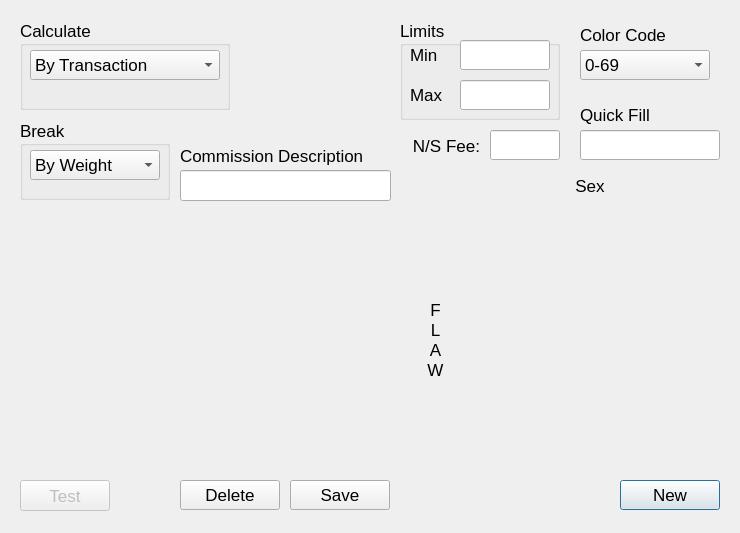
<?xml version="1.0" encoding="UTF-8"?>
<ui version="4.0">
 <class>CommissionDialog</class>
 <widget class="QDialog" name="CommissionDialog">
  <property name="windowModality">
   <enum>Qt::ApplicationModal</enum>
  </property>
  <property name="geometry">
   <rect>
    <x>0</x>
    <y>0</y>
    <width>740</width>
    <height>533</height>
   </rect>
  </property>
  <property name="font">
   <font>
    <pointsize>13</pointsize>
   </font>
  </property>
  <property name="mouseTracking">
   <bool>false</bool>
  </property>
  <property name="windowTitle">
   <string>Commission Edit</string>
  </property>
  <widget class="QPushButton" name="commResetButt">
   <property name="geometry">
    <rect>
     <x>620</x>
     <y>480</y>
     <width>100</width>
     <height>30</height>
    </rect>
   </property>
   <property name="text">
    <string>New</string>
   </property>
  </widget>
  <widget class="QPushButton" name="commDelButt">
   <property name="geometry">
    <rect>
     <x>180</x>
     <y>480</y>
     <width>100</width>
     <height>30</height>
    </rect>
   </property>
   <property name="text">
    <string>Delete</string>
   </property>
  </widget>
  <widget class="QLineEdit" name="noSaleEdit">
   <property name="geometry">
    <rect>
     <x>490</x>
     <y>130</y>
     <width>70</width>
     <height>30</height>
    </rect>
   </property>
  </widget>
  <widget class="Q3GroupBox" name="limitBox">
   <property name="geometry">
    <rect>
     <x>400</x>
     <y>20</y>
     <width>160</width>
     <height>100</height>
    </rect>
   </property>
   <property name="title">
    <string>Limits</string>
   </property>
   <widget class="QLineEdit" name="minEdit">
    <property name="geometry">
     <rect>
      <x>60</x>
      <y>20</y>
      <width>90</width>
      <height>30</height>
     </rect>
    </property>
   </widget>
   <widget class="QLabel" name="textLabel1_3_2_2_4">
    <property name="geometry">
     <rect>
      <x>10</x>
      <y>20</y>
      <width>50</width>
      <height>30</height>
     </rect>
    </property>
    <property name="text">
     <string>Min</string>
    </property>
    <property name="wordWrap">
     <bool>false</bool>
    </property>
   </widget>
   <widget class="QLabel" name="textLabel1_3_2_2_4_2">
    <property name="geometry">
     <rect>
      <x>10</x>
      <y>60</y>
      <width>50</width>
      <height>30</height>
     </rect>
    </property>
    <property name="text">
     <string>Max</string>
    </property>
    <property name="wordWrap">
     <bool>false</bool>
    </property>
   </widget>
   <widget class="QLineEdit" name="maxEdit">
    <property name="geometry">
     <rect>
      <x>60</x>
      <y>60</y>
      <width>90</width>
      <height>30</height>
     </rect>
    </property>
   </widget>
  </widget>
  <widget class="QLabel" name="textLabel1_3_2_2_3">
   <property name="geometry">
    <rect>
     <x>580</x>
     <y>100</y>
     <width>140</width>
     <height>30</height>
    </rect>
   </property>
   <property name="text">
    <string>Quick Fill</string>
   </property>
   <property name="wordWrap">
    <bool>false</bool>
   </property>
  </widget>
  <widget class="QLabel" name="textLabel1">
   <property name="geometry">
    <rect>
     <x>580</x>
     <y>20</y>
     <width>130</width>
     <height>30</height>
    </rect>
   </property>
   <property name="text">
    <string>Color Code</string>
   </property>
   <property name="wordWrap">
    <bool>false</bool>
   </property>
  </widget>
  <widget class="QLineEdit" name="codeRelLineEdit">
   <property name="geometry">
    <rect>
     <x>580</x>
     <y>130</y>
     <width>140</width>
     <height>30</height>
    </rect>
   </property>
  </widget>
  <widget class="Q3GroupBox" name="groupBox3">
   <property name="geometry">
    <rect>
     <x>20</x>
     <y>20</y>
     <width>210</width>
     <height>90</height>
    </rect>
   </property>
   <property name="title">
    <string>Calculate</string>
   </property>
   <widget class="QComboBox" name="calculationMode">
    <property name="geometry">
     <rect>
      <x>10</x>
      <y>30</y>
      <width>190</width>
      <height>30</height>
     </rect>
    </property>
    <item>
     <property name="text">
      <string>By Transaction</string>
     </property>
    </item>
    <item>
     <property name="text">
      <string>By Invoice</string>
     </property>
    </item>
   </widget>
  </widget>
  <widget class="QPushButton" name="commSaveButt">
   <property name="geometry">
    <rect>
     <x>290</x>
     <y>480</y>
     <width>100</width>
     <height>30</height>
    </rect>
   </property>
   <property name="text">
    <string>Save</string>
   </property>
  </widget>
  <widget class="QComboBox" name="colorComboBox">
   <property name="geometry">
    <rect>
     <x>580</x>
     <y>50</y>
     <width>130</width>
     <height>30</height>
    </rect>
   </property>
   <item>
    <property name="text">
     <string>0-69</string>
    </property>
   </item>
   <item>
    <property name="text">
     <string>70-79</string>
    </property>
   </item>
   <item>
    <property name="text">
     <string>80-89</string>
    </property>
   </item>
   <item>
    <property name="text">
     <string>90-99</string>
    </property>
   </item>
  </widget>
  <widget class="QLabel" name="messageArea">
   <property name="geometry">
    <rect>
     <x>460</x>
     <y>480</y>
     <width>151</width>
     <height>31</height>
    </rect>
   </property>
   <property name="text">
    <string/>
   </property>
   <property name="wordWrap">
    <bool>false</bool>
   </property>
  </widget>
  <widget class="QLabel" name="textLabel1_3_2">
   <property name="geometry">
    <rect>
     <x>460</x>
     <y>170</y>
     <width>260</width>
     <height>31</height>
    </rect>
   </property>
   <property name="text">
    <string>Sex</string>
   </property>
   <property name="alignment">
    <set>Qt::AlignCenter</set>
   </property>
   <property name="wordWrap">
    <bool>false</bool>
   </property>
  </widget>
  <widget class="QLabel" name="textLabel1_3_2_3">
   <property name="geometry">
    <rect>
     <x>420</x>
     <y>210</y>
     <width>31</width>
     <height>260</height>
    </rect>
   </property>
   <property name="text">
    <string>F&lt;BR&gt;L&lt;BR&gt;A&lt;BR&gt;W</string>
   </property>
   <property name="alignment">
    <set>Qt::AlignCenter</set>
   </property>
   <property name="wordWrap">
    <bool>true</bool>
   </property>
  </widget>
  <widget class="Q3Table" name="codeTable">
   <property name="geometry">
    <rect>
     <x>460</x>
     <y>210</y>
     <width>260</width>
     <height>260</height>
    </rect>
   </property>
   <property name="mouseTracking">
    <bool>false</bool>
   </property>
   <property name="focusPolicy">
    <enum>Qt::NoFocus</enum>
   </property>
   <property name="frameShadow">
    <enum>QFrame::Raised</enum>
   </property>
   <property name="resizePolicy">
    <enum>Q3ScrollView::Manual</enum>
   </property>
   <property name="numRows">
    <number>10</number>
   </property>
   <property name="numCols">
    <number>10</number>
   </property>
   <property name="selectionMode">
    <enum>Q3Table::NoSelection</enum>
   </property>
   <property name="focusStyle">
    <enum>Q3Table::FollowStyle</enum>
   </property>
   <row>
    <property name="text">
     <string>0</string>
    </property>
   </row>
   <row>
    <property name="text">
     <string>1</string>
    </property>
   </row>
   <row>
    <property name="text">
     <string>2</string>
    </property>
   </row>
   <row>
    <property name="text">
     <string>3</string>
    </property>
   </row>
   <row>
    <property name="text">
     <string>4</string>
    </property>
   </row>
   <row>
    <property name="text">
     <string>5</string>
    </property>
   </row>
   <row>
    <property name="text">
     <string>6</string>
    </property>
   </row>
   <row>
    <property name="text">
     <string>7</string>
    </property>
   </row>
   <row>
    <property name="text">
     <string>8</string>
    </property>
   </row>
   <row>
    <property name="text">
     <string>9</string>
    </property>
   </row>
   <column>
    <property name="text">
     <string>0</string>
    </property>
   </column>
   <column>
    <property name="text">
     <string>1</string>
    </property>
   </column>
   <column>
    <property name="text">
     <string>2</string>
    </property>
   </column>
   <column>
    <property name="text">
     <string>3</string>
    </property>
   </column>
   <column>
    <property name="text">
     <string>4</string>
    </property>
   </column>
   <column>
    <property name="text">
     <string>5</string>
    </property>
   </column>
   <column>
    <property name="text">
     <string>6</string>
    </property>
   </column>
   <column>
    <property name="text">
     <string>7</string>
    </property>
   </column>
   <column>
    <property name="text">
     <string>8</string>
    </property>
   </column>
   <column>
    <property name="text">
     <string>9</string>
    </property>
   </column>
  </widget>
  <widget class="QLabel" name="textLabel1_3">
   <property name="geometry">
    <rect>
     <x>400</x>
     <y>130</y>
     <width>80</width>
     <height>31</height>
    </rect>
   </property>
   <property name="text">
    <string>N/S Fee:</string>
   </property>
   <property name="alignment">
    <set>Qt::AlignRight|Qt::AlignTrailing|Qt::AlignVCenter</set>
   </property>
   <property name="wordWrap">
    <bool>false</bool>
   </property>
  </widget>
  <widget class="QLabel" name="textLabel1_2">
   <property name="geometry">
    <rect>
     <x>180</x>
     <y>140</y>
     <width>211</width>
     <height>31</height>
    </rect>
   </property>
   <property name="text">
    <string>Commission Description</string>
   </property>
   <property name="wordWrap">
    <bool>false</bool>
   </property>
  </widget>
  <widget class="Q3GroupBox" name="groupBox2_2">
   <property name="geometry">
    <rect>
     <x>20</x>
     <y>120</y>
     <width>150</width>
     <height>80</height>
    </rect>
   </property>
   <property name="title">
    <string>Break</string>
   </property>
   <widget class="QComboBox" name="breakMode">
    <property name="geometry">
     <rect>
      <x>10</x>
      <y>30</y>
      <width>130</width>
      <height>30</height>
     </rect>
    </property>
    <item>
     <property name="text">
      <string>By Weight</string>
     </property>
    </item>
    <item>
     <property name="text">
      <string>By Head</string>
     </property>
    </item>
    <item>
     <property name="text">
      <string>By Price</string>
     </property>
    </item>
    <item>
     <property name="text">
      <string>By Total</string>
     </property>
    </item>
   </widget>
  </widget>
  <widget class="QLineEdit" name="commissionDescriptionEdit">
   <property name="geometry">
    <rect>
     <x>180</x>
     <y>170</y>
     <width>211</width>
     <height>31</height>
    </rect>
   </property>
  </widget>
  <widget class="Q3ListBox" name="commissionListBox">
   <property name="geometry">
    <rect>
     <x>20</x>
     <y>210</y>
     <width>370</width>
     <height>260</height>
    </rect>
   </property>
  </widget>
  <widget class="QPushButton" name="testCommissionButton">
   <property name="enabled">
    <bool>false</bool>
   </property>
   <property name="geometry">
    <rect>
     <x>20</x>
     <y>480</y>
     <width>90</width>
     <height>31</height>
    </rect>
   </property>
   <property name="text">
    <string>Test</string>
   </property>
  </widget>
 </widget>
 <layoutdefault spacing="6" margin="11"/>
 <pixmapfunction>qPixmapFromMimeSource</pixmapfunction>
 <customwidgets>
  <customwidget>
   <class>Q3GroupBox</class>
   <extends>QGroupBox</extends>
   <header>Qt3Support/Q3GroupBox</header>
   <container>1</container>
  </customwidget>
  <customwidget>
   <class>Q3Frame</class>
   <extends>QFrame</extends>
   <header>Qt3Support/Q3Frame</header>
   <container>1</container>
  </customwidget>
  <customwidget>
   <class>Q3Table</class>
   <extends>Q3Frame</extends>
   <header>q3table.h</header>
   <container>1</container>
  </customwidget>
  <customwidget>
   <class>Q3ListBox</class>
   <extends>Q3Frame</extends>
   <header>q3listbox.h</header>
  </customwidget>
 </customwidgets>
 <tabstops>
  <tabstop>minEdit</tabstop>
  <tabstop>maxEdit</tabstop>
  <tabstop>codeRelLineEdit</tabstop>
  <tabstop>calculationMode</tabstop>
  <tabstop>breakMode</tabstop>
  <tabstop>colorComboBox</tabstop>
  <tabstop>commSaveButt</tabstop>
  <tabstop>commResetButt</tabstop>
  <tabstop>commDelButt</tabstop>
  <tabstop>codeTable</tabstop>
 </tabstops>
 <includes>
  <include location="local">dao/commissiondao.h</include>
  <include location="local">dao/animalcodedao.h</include>
  <include location="local">q3listview.h</include>
 </includes>
 <resources/>
 <connections/>
</ui>
